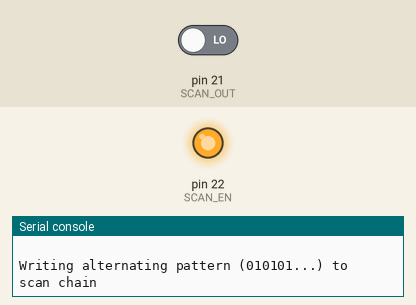
This program was run on a simulated MicroPython board. On the bench: output pins drawn as LEDs (lit = HIGH), the last lines printed to the serial console. The inputs (shaded band) are chosen by the test bench; at power-on: pin 21 (SCAN_OUT) LOW. Pins used as bus, display or sensor lines are not drawn.

Above: at 0.1 s.
At 5.2 s:
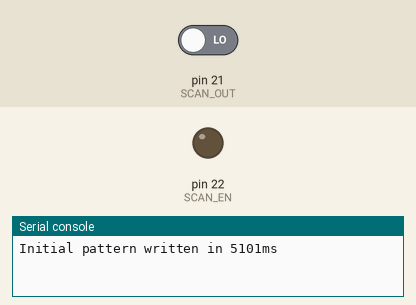
Timing chart, 0 to 11.6 s (numbered marks = the images above):
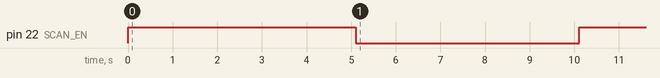

Measured:
- by itself, pin 22 (SCAN_EN): LOW → HIGH at 0.01 s, → LOW 5.1 s later, → HIGH 5.0 s later

The program:

scan_test.py
```python
import time
import machine
import uarray

class LongScanChainTester:
    def __init__(self, sc_len=50000):
        """
        初始化长扫描链测试器
        参数:
            sc_len: 扫描链长度
        """
        # 根据提供的引脚配置初始化
        self.SCAN_IN = machine.Pin(7, machine.Pin.OUT)
        self.SCAN_OUT = machine.Pin(21, machine.Pin.IN)
        self.SCAN_EN = machine.Pin(22, machine.Pin.OUT)
        self.SCAN_CLK = machine.Pin(2, machine.Pin.OUT)
        self.SC_LEN = sc_len

        # 初始化引脚状态
        self.SCAN_EN.off()
        self.SCAN_CLK.off()
        self.SCAN_IN.off()

        # 使用更紧凑的数据结构存储错误信息
        self.error_count = 0
        self.last_error_time = 0
        self.error_bit_positions = uarray.array('H')  # 16位无符号整数数组，存储错误位位置

        # 性能监控
        self.operations_count = 0
        self.start_time = time.ticks_ms()

    def _pulse_clock(self):
        """产生时钟脉冲"""
        self.SCAN_CLK.on()
        # 对于长扫描链，使用最小延时
        time.sleep_us(1)
        self.SCAN_CLK.off()
        time.sleep_us(1)

    def write_alternating_pattern(self):
        """
        写入交替模式 (010101...) 到扫描链
        直接写入，不存储整个模式
        """
        self.SCAN_EN.on()  # 启用扫描链

        # 直接生成交替模式并写入，避免存储整个模式
        for i in range(self.SC_LEN):
            bit = 1 if (i % 2 == 0) else 0
            self.SCAN_IN.value(bit)
            self._pulse_clock()

        self.SCAN_EN.off()  # 禁用扫描链
        self.operations_count += 1

    def read_and_verify_scan_chain(self):
        """
        读取并验证扫描链数据
        关键修正：在读取的同时将数据写回，保持扫描链内容不变
        返回: (has_errors, error_bits)
        """
        self.SCAN_EN.on()  # 启用扫描链

        error_bits = []
        current_bit_positions = uarray.array('H')  # 临时存储错误位位置

        # 逐位读取并验证，同时将读取的数据写回
        for i in range(self.SC_LEN):
            expected_bit = 1 if (i % 2 == 0) else 0
            actual_bit = self.SCAN_OUT.value()

            # 检查是否发生翻转
            if expected_bit != actual_bit:
                current_bit_positions.append(i)

            # 关键修正：将读取的位写回扫描链，保持内容不变
            self.SCAN_IN.value(actual_bit)
            self._pulse_clock()

        self.SCAN_EN.off()  # 禁用扫描链
        self.operations_count += 1

        has_errors = len(current_bit_positions) > 0
        return has_errors, current_bit_positions

    def log_error_summary(self, error_bits, current_time):
        """记录错误摘要，避免存储过多数据"""
        error_count_this_time = len(error_bits)
        self.error_count += error_count_this_time
        self.last_error_time = current_time

        # 只存储前100个错误位置，避免内存耗尽
        if len(self.error_bit_positions) < 100:
            for pos in error_bits:
                if len(self.error_bit_positions) < 100:
                    self.error_bit_positions.append(pos)

        # 打印错误摘要
        print(f"SEU Error detected at {current_time}ms")
        print(f"  Total bits flipped: {error_count_this_time}")
        if error_count_this_time <= 10:
            print(f"  Flipped bit positions: {error_bits}")
        else:
            print(f"  First 10 flipped bits: {error_bits[:10]}")

    def test_seu_reliability(self, test_duration_ms=60000, check_interval_ms=5000):
        """
        测试长扫描链的SEU可靠性
        参数:
            test_duration_ms: 测试总时长（毫秒）
            check_interval_ms: 检查间隔（毫秒）
        """
        print(f"Starting SEU reliability test for {self.SC_LEN}-bit scan chain")
        print(f"Test duration: {test_duration_ms}ms")
        print(f"Check interval: {check_interval_ms}ms")
        print("Pin configuration:")
        print(f"  SCAN_IN:  GPIO{self.SCAN_IN}")
        print(f"  SCAN_OUT: GPIO{self.SCAN_OUT}")
        print(f"  SCAN_EN:  GPIO{self.SCAN_EN}")
        print(f"  SCAN_CLK: GPIO{self.SCAN_CLK}")
        print()

        # 初始写入交替模式
        print("Writing alternating pattern (010101...) to scan chain")
        start_write_time = time.ticks_ms()
        self.write_alternating_pattern()
        write_time = time.ticks_diff(time.ticks_ms(), start_write_time)
        print(f"Initial pattern written in {write_time}ms")
        print()

        start_time = time.ticks_ms()
        last_check_time = start_time
        last_status_time = start_time

        while time.ticks_diff(time.ticks_ms(), start_time) < test_duration_ms:
            current_time = time.ticks_ms()

            # 定期打印状态信息
            if time.ticks_diff(current_time, last_status_time) >= 10000:  # 每10秒
                elapsed = time.ticks_diff(current_time, start_time)
                print(f"Test progress: {elapsed/1000:.1f}s / {test_duration_ms/1000:.1f}s")
                print(f"Operations performed: {self.operations_count}")
                print(f"Total errors so far: {self.error_count}")
                if self.error_count > 0:
                    print(f"Last error at: {self.last_error_time}ms")
                print()
                last_status_time = current_time

            # 检查是否到达检查间隔
            if time.ticks_diff(current_time, last_check_time) >= check_interval_ms:
                # 读取并验证扫描链
                start_check_time = time.ticks_ms()
                has_errors, error_bits = self.read_and_verify_scan_chain()
                check_time = time.ticks_diff(time.ticks_ms(), start_check_time)

                if has_errors:
                    # 记录错误
                    self.log_error_summary(error_bits, current_time)

                    # 重新写入正确数据
                    self.write_alternating_pattern()
                    print("Corrected scan chain data")
                    print()
                else:
                    print(f"Check at {current_time}ms: No errors (check took {check_time}ms)")

                last_check_time = current_time

            # 短暂延时，避免过度占用CPU
            time.sleep_ms(10)

        # 测试结束，打印统计信息
        elapsed_time = time.ticks_diff(time.ticks_ms(), start_time)
        self.print_final_report(elapsed_time)

    def print_final_report(self, elapsed_time):
        """打印最终测试报告"""
        print("=" * 60)
        print("SEU Reliability Test Results - Long Scan Chain")
        print("=" * 60)
        print(f"Scan chain length: {self.SC_LEN} bits")
        print(f"Total test duration: {elapsed_time}ms ({elapsed_time/1000:.2f}s)")
        print(f"Total operations: {self.operations_count}")
        print(f"Total errors detected: {self.error_count}")

        if elapsed_time > 0:
            error_rate = self.error_count / (elapsed_time / 1000)
            print(f"Error rate: {error_rate:.6f} errors/second")

            if self.error_count > 0:
                bit_error_rate = self.error_count / (self.operations_count * self.SC_LEN)
                print(f"Bit error rate: {bit_error_rate:.9f}")

        if self.error_count > 0:
            print(f"Last error occurred at: {self.last_error_time}ms")
            if len(self.error_bit_positions) > 0:
                print(f"Sample error positions: {self.error_bit_positions[:10]}")
                if len(self.error_bit_positions) > 10:
                    print(f"  ... and {len(self.error_bit_positions) - 10} more positions")

        # 性能统计
        if elapsed_time > 0:
            operations_per_sec = self.operations_count / (elapsed_time / 1000)
            print(f"Operations per second: {operations_per_sec:.2f}")
            bits_per_sec = (self.operations_count * self.SC_LEN) / (elapsed_time / 1000)
            print(f"Bits processed per second: {bits_per_sec:.2f}")

# 使用示例
if __name__ == "__main__":
    # 创建测试器实例
    # 扫描链长度50000位
    tester = LongScanChainTester(sc_len=50000)

    # 运行SEU可靠性测试
    # 对于5万位扫描链，使用较长的检查间隔(5秒)
    tester.test_seu_reliability(test_duration_ms=120000, check_interval_ms=5000)
```
